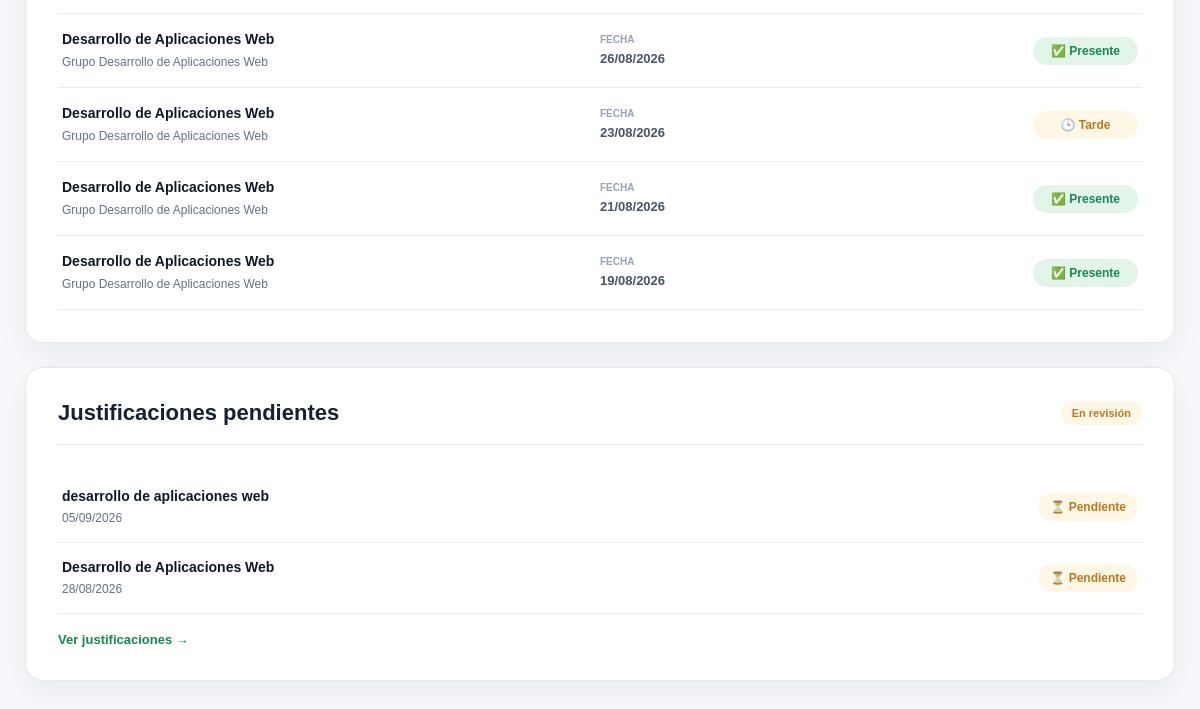
The app's page /alumno/panel/ (signed in, lower part), older data.
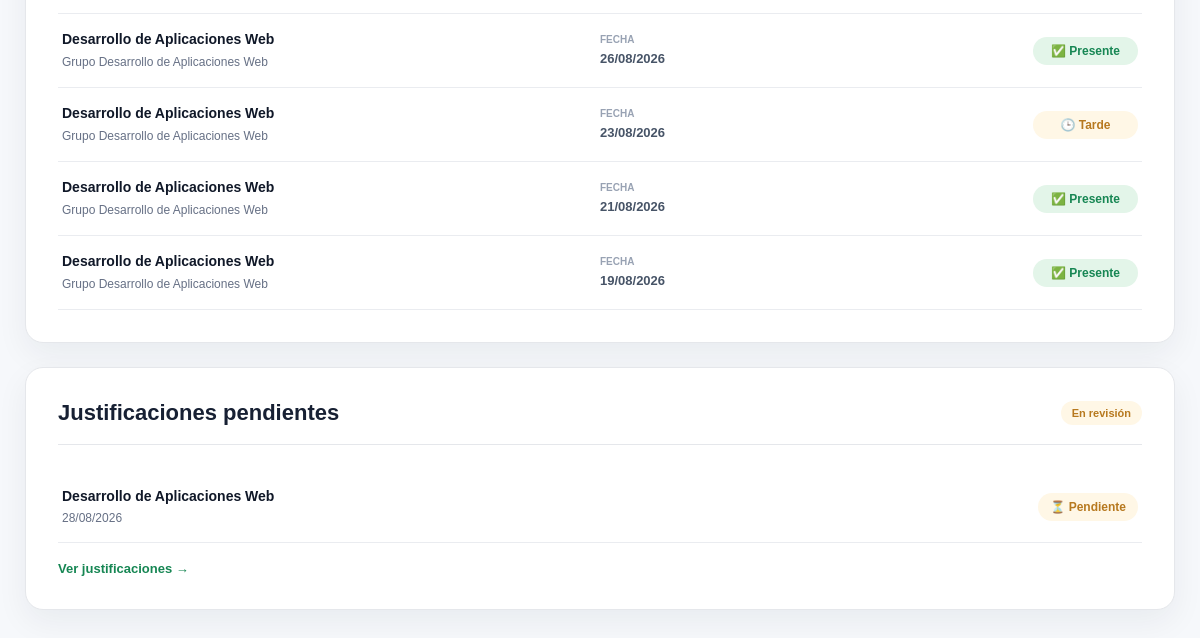
The same page, newer data.
### asistencia/models.py (models this page shows, shortened)
class Asistencia(models.Model):
    ESTADOS = [
        ('presente', 'Presente'),
        ('tarde', 'Tarde'),
        ('ausente', 'Ausente'),
    ]
    alumno = models.ForeignKey(
        Alumno,
        on_delete=models.CASCADE
    )
    clase = models.ForeignKey(
        Clase,
        on_delete=models.CASCADE
    )
    estado = models.CharField(
        max_length=20,
        choices=ESTADOS,
        default='ausente'
    )
    hora_registro = models.TimeField(
        blank=True,
        null=True
    )
    class Meta:
        constraints = [
            models.UniqueConstraint(
                fields=[
                    'alumno',
                    'clase'
                ],
                name='asistencia_unica_por_alumno_clase'
            )
        ]

class Clase(models.Model):
    grupo = models.ForeignKey(
        Grupo,
        on_delete=models.CASCADE
    )
    fecha = models.DateField()
    hora_inicio = models.TimeField()
    asistencia_abierta = models.BooleanField(
        default=False
    )
    token_qr = models.UUIDField(
        default=uuid.uuid4,
        editable=False,
        unique=True
    )
    token_qr_generado_en = models.DateTimeField(
        blank=True,
        null=True
    )

class Grupo(models.Model):
    nombre = models.CharField(
        max_length=100
    )
    asignatura = models.CharField(
        max_length=150
    )
    profesor = models.ForeignKey(
        Profesor,
        on_delete=models.CASCADE
    )

class Justificacion(models.Model):
    ESTADOS = [
        ('pendiente', 'Pendiente'),
        ('aprobada', 'Aprobada'),
        ('rechazada', 'Rechazada'),
    ]
    asistencia = models.OneToOneField(
        Asistencia,
        on_delete=models.CASCADE
    )
    motivo = models.TextField()
    documento = models.ImageField(
        upload_to='justificaciones/',
        blank=True,
        null=True
    )
    estado = models.CharField(
        max_length=20,
        choices=ESTADOS,
        default='pendiente'
    )
    fecha_solicitud = models.DateTimeField(
        auto_now_add=True
    )

### asistencia/views.py (the view)
def panel_alumno(request):
    alumno_id = request.session.get(
        'alumno_id'
    )
    if not alumno_id:
        return redirect('seleccionar_login')
    alumno = get_object_or_404(
        Alumno,
        id=alumno_id
    )
    asistencias = (
        Asistencia.objects.filter(
            alumno=alumno
        ).select_related(
            'clase',
            'clase__grupo'
        ).order_by(
            '-clase__fecha',
            '-clase__hora_inicio'
        )
    )
    presentes = asistencias.filter(
        estado='presente'
    )
    tardes = asistencias.filter(
        estado='tarde'
    )
    ausencias = asistencias.filter(
        estado='ausente'
    )
    justificaciones_pendientes = (
        Justificacion.objects.filter(
            asistencia__alumno=alumno,
            estado='pendiente'
        ).select_related(
            'asistencia',
            'asistencia__clase'
        ).order_by(
            '-asistencia__clase__fecha'
        )
    )
    total_registros = asistencias.count()
    total_presentes = presentes.count()
    total_tardes = tardes.count()
    total_ausencias = ausencias.count()
    total_asistencias = (
        total_presentes +
        total_tardes
    )
    if total_registros > 0:
        porcentaje_asistencia = round(
            (
                total_asistencias /
                total_registros
            ) * 100,
            1
        )
    else:
        porcentaje_asistencia = 0
    asistencias_cronologicas = (
        Asistencia.objects.filter(
            alumno=alumno
        ).select_related(
            'clase'
        ).order_by(
            'clase__fecha',
            'clase__hora_inicio'
        )
    )
    grafico_fechas = []
    grafico_porcentajes = []
    clases_acumuladas = 0
    asistencias_acumuladas = 0
    for asistencia in asistencias_cronologicas:
        clases_acumuladas += 1
        if asistencia.estado in [
            'presente',
            'tarde'
        ]:
            asistencias_acumuladas += 1
        porcentaje_acumulado = round(
            (
                asistencias_acumuladas /
                clases_acumuladas
            ) * 100,
            1
        )
        grafico_fechas.append(
            asistencia.clase.fecha.strftime(
                '%d/%m'
            )
        )
        grafico_porcentajes.append(
            porcentaje_acumulado
        )
    grafico_fechas_json = json.dumps(
        grafico_fechas
    )
    grafico_porcentajes_json = json.dumps(
        grafico_porcentajes
    )
    return render(
        request,
        'asistencia/panel_alumno.html',
        {
            'alumno': alumno,
            'asistencias': asistencias,
            'presentes': presentes,
            'tardes': tardes,
            'ausencias': ausencias,
            'justificaciones_pendientes':
                justificaciones_pendientes,
            'total_registros':
                total_registros,
            'total_presentes':
                total_presentes,
            'total_tardes':
                total_tardes,
            'total_ausencias':
                total_ausencias,
            'porcentaje_asistencia':
                porcentaje_asistencia,
            'grafico_fechas':
                grafico_fechas_json,
            'grafico_porcentajes':
                grafico_porcentajes_json,
        }
    )

### asistencia/context_processors.py (called while the page is built)
def notificaciones_profesor(request):
    profesor_id = request.session.get("profesor_id")
    if not profesor_id:
        return {
            "justificaciones_pendientes": 0
        }
    justificaciones_pendientes = (
        Justificacion.objects
        .filter(
            estado="pendiente",
            asistencia__clase__grupo__profesor_id=profesor_id
        )
        .count()
    )
    return {
        "justificaciones_pendientes": justificaciones_pendientes
    }

### asistencia/templates/asistencia/panel_alumno.html (shortened to what the changed rows need)
{% extends 'asistencia/base.html' %}
{% block content %}
<section class="panel-usuario">
    <div
        class="panel-contenedor"
        style="max-width:1180px;"
    >
        <div
            class="panel-tarjeta"
            style="margin-bottom:24px;"
        >
            <div style="margin-top:18px;">
                {% for asistencia in asistencias %}
                    <div style="
                        display:grid;
                        grid-template-columns:minmax(240px, 2fr) minmax(120px, 1fr) minmax(130px, 1fr);
                        gap:20px;
                        align-items:center;
                        padding:17px 4px;
                        border-bottom:1px solid #eaecf0;
                    ">
                        <div>
                            <strong style="
                                display:block;
                                margin-bottom:5px;
                                color:#101828;
                                font-size:14px;
                            ">
                                {{ asistencia.clase.grupo.asignatura }}
                            </strong>
                            <span style="
                                color:#667085;
                                font-size:12px;
                            ">
                                Grupo {{ asistencia.clase.grupo.nombre }}
                            </span>
                        </div>
                        <div>
                            <span style="
                                display:block;
                                margin-bottom:4px;
                                color:#98a2b3;
                                font-size:10px;
                                font-weight:700;
                            ">
                                FECHA
                            </span>
                            <strong style="
                                color:#475467;
                                font-size:13px;
                            ">
                                {{ asistencia.clase.fecha|date:"d/m/Y" }}
                            </strong>
                        </div>
                        <div style="
                            display:flex;
                            justify-content:flex-end;
                        ">
                            {% if asistencia.estado == 'presente' %}
                                <span style="
                                    display:inline-flex;
                                    align-items:center;
                                    gap:6px;
                                    min-width:105px;
                                    justify-content:center;
                                    padding:7px 12px;
                                    border-radius:999px;
                                    background:#e3f5e9;
                                    color:#168653;
                                    font-size:12px;
                                    font-weight:700;
                                ">
                                    ✅ Presente
                                </span>
                            {% elif asistencia.estado == 'tarde' %}
                                <span style="
                                    display:inline-flex;
                                    align-items:center;
                                    gap:6px;
                                    min-width:105px;
                                    justify-content:center;
                                    padding:7px 12px;
                                    border-radius:999px;
                                    background:#fff7e6;
                                    color:#b7791f;
                                    font-size:12px;
                                    font-weight:700;
                                ">
                                    🕒 Tarde
                                </span>
                            {% endif %}
                        </div>
                    </div>
                {% endfor %}
            </div>
        </div>
        {% if justificaciones_pendientes %}
            <div class="panel-tarjeta">
                <div
                    class="panel-tarjeta-titulo"
                    style="
                        display:flex;
                        align-items:center;
                        justify-content:space-between;
                        gap:15px;
                        flex-wrap:wrap;
                    "
                >
                    <h2>
                        Justificaciones pendientes
                    </h2>
                </div>
                <div style="margin-top:18px;">
                    {% for justificacion in justificaciones_pendientes %}
                        <div style="
                            display:flex;
                            align-items:center;
                            justify-content:space-between;
                            gap:20px;
                            padding:16px 4px;
                            border-bottom:1px solid #eaecf0;
                        ">
                            <div>
                                <strong style="
                                    display:block;
                                    margin-bottom:4px;
                                    color:#101828;
                                    font-size:14px;
                                ">
                                    {{ justificacion.asistencia.clase.grupo.asignatura }}
                                </strong>
                                <span style="
                                    color:#667085;
                                    font-size:12px;
                                ">
                                    {{ justificacion.asistencia.clase.fecha|date:"d/m/Y" }}
                                </span>
                            </div>
                            <span style="
                                display:inline-flex;
                                align-items:center;
                                gap:6px;
                                padding:7px 12px;
                                border-radius:999px;
                                background:#fff7e6;
                                color:#b7791f;
                                font-size:12px;
                                font-weight:700;
                            ">
                                ⏳ Pendiente
                            </span>
                        </div>
                    {% endfor %}
                </div>
            </div>
        {% endif %}
    </div>
</section>
{% endblock %}

Row changes from the older to the newer data that the page shows:
no longer on this page (row edited): Justificacion: asistencia.clase.grupo.asignatura "desarrollo de aplicaciones web", asistencia.clase.fecha "05/09/2026"
